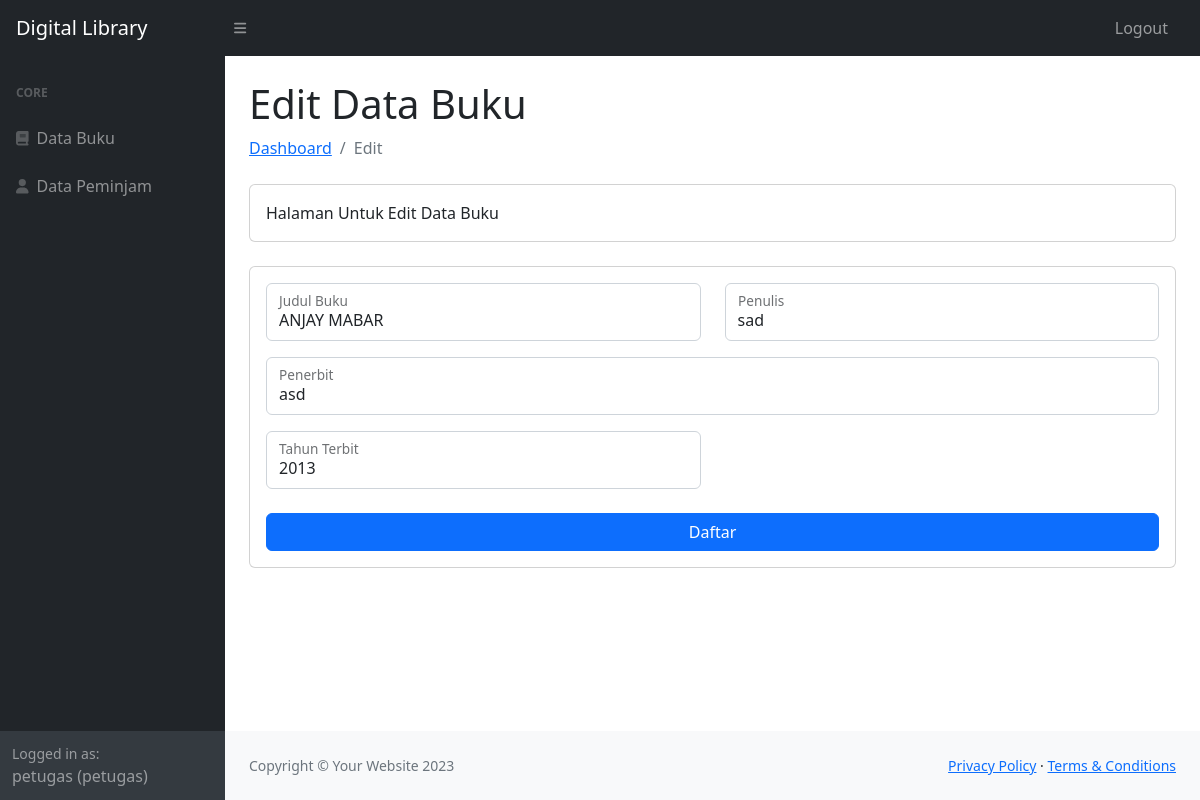
The app's page /petugas/editbuku.php?bukuID=5 (signed in) with its own data.
### tables this page shows
CREATE TABLE `user` (
  `userID` int(11) NOT NULL,
  `username` varchar(225) NOT NULL,
  `password` varchar(225) NOT NULL,
  `email` varchar(225) NOT NULL,
  `namalengkap` varchar(225) NOT NULL,
  `alamat` text NOT NULL,
  `level` varchar(225) NOT NULL
);

CREATE TABLE `buku` (
  `bukuID` int(11) NOT NULL,
  `judul` varchar(225) NOT NULL,
  `penulis` varchar(225) NOT NULL,
  `penerbit` varchar(225) NOT NULL,
  `tahunterbit` int(11) NOT NULL,
  `kontenbuku` text NOT NULL
);

### petugas/editbuku.php (the view, shortened to what this page needs)
<?php
include '../koneksi.php';
$id = $_GET['bukuID'];
$query1 = "SELECT * FROM buku WHERE bukuID='$id'";
$result1 = mysqli_query($conn, $query1);
$row = mysqli_fetch_assoc($result1);
?>
<!DOCTYPE html>
<html lang="en">
    <head>
        <link href="https://cdn.jsdelivr.net/npm/simple-datatables@7.1.2/dist/style.min.css" rel="stylesheet" />
        <link href="../css/styles.css" rel="stylesheet" />
    </head>
    <body class="sb-nav-fixed">
        <?php include 'nav.php'; ?>
            <div id="layoutSidenav_content">
                <main>
                    <div class="container-fluid px-4">
                        <h1 class="mt-4">Edit Data Buku</h1>
                        <ol class="breadcrumb mb-4">
                            <li class="breadcrumb-item"><a href="index.php">Dashboard</a></li>
                            <li class="breadcrumb-item active">Edit</li>
                        </ol>
                        <div class="card mb-4">
                            <div class="card-body">
                                Halaman Untuk Edit Data Buku
                            </div>
                        </div>
                        <div class="card mb-4">
                            <div class="card-body">
                            <form method="POST">
                                            <div class="row mb-3">
                                                <div class="col-md-6">
                                                    <div class="form-floating mb-3 mb-md-0">
                                                        <input class="form-control"  type="text" name="judul" value='<?php echo $row['judul']; ?>'/>
                                                        <label for="inputFirstName">Judul Buku</label>
                                                    </div>
                                                </div>
                                                <div class="col-md-6">
                                                    <div class="form-floating">
                                                        <input class="form-control" type="text" name="penulis" value='<?php echo $row['penulis']; ?>' />
                                                        <label for="inputLastName">Penulis</label>
                                                    </div>
                                                </div>
                                            </div>
                                            <div class="form-floating mb-3">
                                                <input class="form-control"  type="text" name="penerbit" value='<?php echo $row['penerbit']; ?>'/>
                                                <label for="inputEmail">Penerbit</label>
                                            </div>
                                            <div class="row mb-3">
                                                <div class="col-md-6">
                                                    <div class="form-floating mb-3 mb-md-0">
                                                        <input class="form-control"  type="text" name="tahunterbit" value='<?php echo $row['tahunterbit']; ?>' />
                                                        <label for="inputPassword">Tahun Terbit</label>
                                                    </div>
                                                </div>
                                            </div>
                                            <div class="mt-4 mb-0">
                                                <div class="d-grid"><button class="btn btn-primary btn-block" name="submit">Daftar</button></div>
                                            </div>
                                        </form>
                            </div>
                        </div>
                    </div>
                </main>
                <footer class="py-4 bg-light mt-auto">
                    <div class="container-fluid px-4">
                        <div class="d-flex align-items-center justify-content-between small">
                            <div class="text-muted">Copyright &copy; Your Website 2023</div>
                            <div>
                                <a href="#">Privacy Policy</a>
                                &middot;
                                <a href="#">Terms &amp; Conditions</a>
                            </div>
                        </div>
                    </div>
                </footer>
            </div>
        </div>
    </body>
</html>

### petugas/nav.php (shortened to what this page needs)
<nav class="sb-topnav navbar navbar-expand navbar-dark bg-dark">
            <a class="navbar-brand ps-3" href="index.html">Digital Library</a>
            <button class="btn btn-link btn-sm order-1 order-lg-0 me-4 me-lg-0" id="sidebarToggle" href="#!"><i class="fas fa-bars"></i></button>
            <ul class="navbar-nav ms-auto ms-md-0 me-3 me-lg-4">
                <li class="nav-item dropdown">
                    <a class="nav-link"href="../logout.php" >Logout</a>
                </li>
            </ul>
        </nav>
        <div id="layoutSidenav">
            <div id="layoutSidenav_nav">
                <nav class="sb-sidenav accordion sb-sidenav-dark" id="sidenavAccordion">
                    <div class="sb-sidenav-menu">
                        <div class="nav">
                            <div class="sb-sidenav-menu-heading">Core</div>
                            <a class="nav-link" href="databuku.php">
                                <div class="sb-nav-link-icon"><i class="fa-solid fa-book"></i></div>
                                Data Buku
                            </a>
                            <a class="nav-link" href="datapeminjam.php">
                                <div class="sb-nav-link-icon"><i class="fa-solid fa-user"></i></div>
                                Data Peminjam
                            </a>
                        </div>
                    </div>
                    <div class="sb-sidenav-footer">
                    <?php
                    include '../koneksi.php';
        $tampilPeg    =mysqli_query($conn, "SELECT * FROM user WHERE username='$_SESSION[username]'");
        $peg    =mysqli_fetch_array($tampilPeg);
    ?>
                        <div class="small">Logged in as:</div>
                        <?php echo $_SESSION['username']; ?> (<?=$peg['level']?>)
                    </div>
                </nav>
            </div>

### records on screen
user: level "petugas"
buku: judul "ANJAY MABAR", penulis "sad", penerbit "asd", tahunterbit "2013"

### other values on screen
$_SESSION['username'] "petugas"
